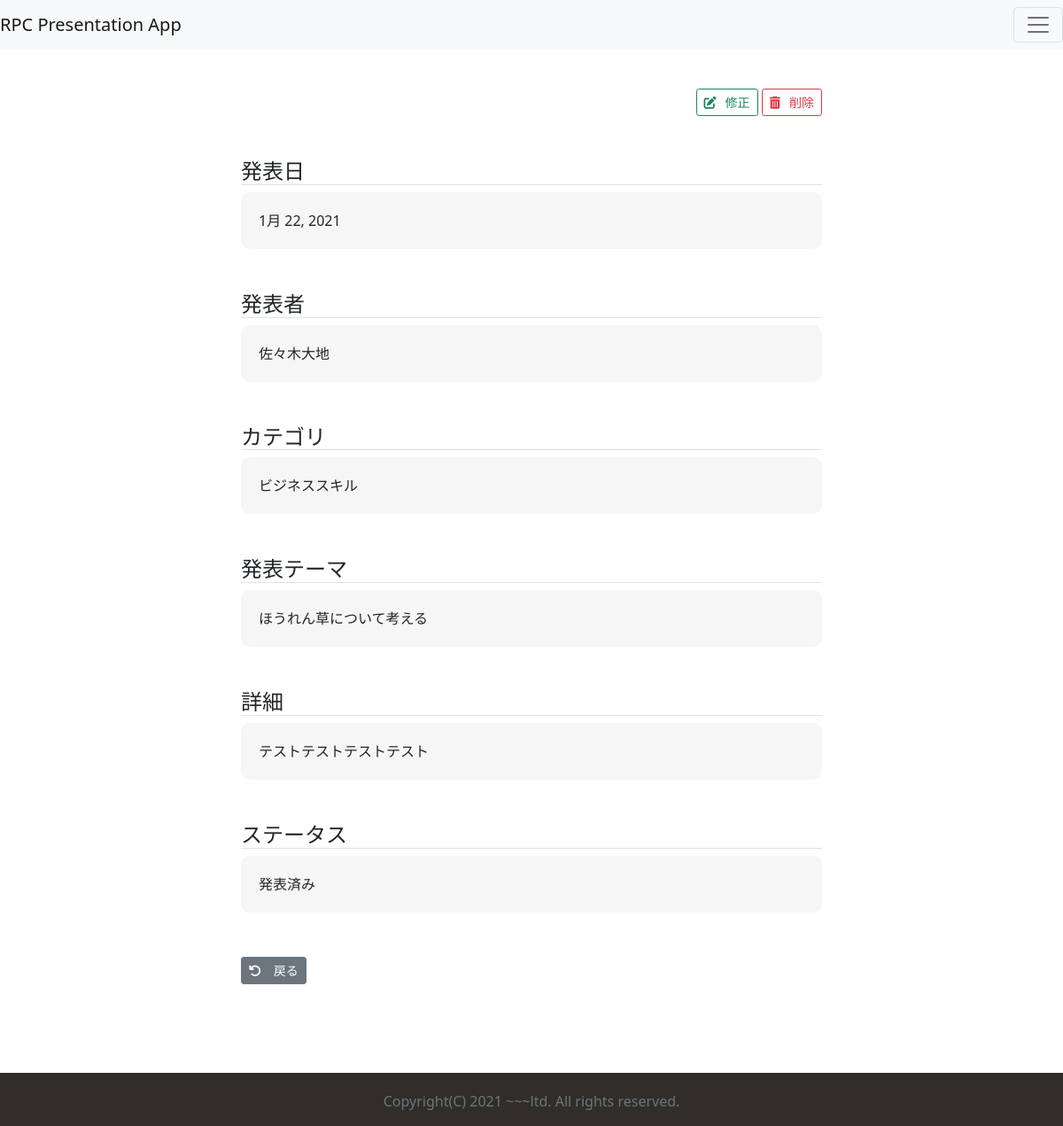
Page /detail/19 on the committed database.
### jiyukenkyu_app/models.py (models this page shows, shortened)
class Presentation(models.Model):
    CHOICES = (
        (1, '技術系'),
        (2, '業務系'),
        (3, 'ビジネススキル'),
        (4, 'その他'),
    )
    presenter = models.CharField(max_length=20)
    theme = models.CharField(max_length=30)
    category = models.IntegerField(null=True, blank=True, choices=CHOICES)
    detail = models.TextField()
    presented_at = models.DateField()
    is_presented = models.BooleanField(default=True)
    created_at = models.DateTimeField(auto_now_add=True)
    updated_at = models.DateTimeField(auto_now=True)

### jiyukenkyu_app/views.py (the view)
# urls.py: path('detail/<int:pk>', views.Detail.as_view(), name='detail'),
class Detail(DetailView):
    model = Presentation
    template_name = 'detail.html'
    def get_context_data(self, **kwargs):
        context = super().get_context_data(**kwargs)
        context.update(common_label(self))
        return context

### jiyukenkyu_app/views.py (called while the page is built)
def common_label(self):
    context = {}
    context['presented_at_label'] = '発表日'
    context['presenter_label'] = '発表者'
    context['category_label'] = 'カテゴリ'
    context['theme_label'] = '発表テーマ'
    context['detail_label'] = '詳細'
    context['status_label'] = 'ステータス'
    context['before_presentation'] = '発表前'
    context['after_presentation'] = '発表済み'
    context['list_btn'] = '発表リスト'
    context['add_btn'] = '発表を追加する'
    context['detail_btn'] = '詳細'
    context['modify_btn'] = '修正'
    context['delete_btn'] = '削除'
    context['back_btn'] = '戻る'
    return context

### jiyukenkyu_app/templates/detail.html
{% extends 'common.html' %}
{% block content %}
<div class="detail container">
    <div class="link-wrap">
        <a href="{% url 'app:update' object.id %}" class="btn btn-outline-success btn-sm"><i class="fas fa-edit"></i>{{modify_btn}}</a>
        <a href="{% url 'app:delete' object.id %}" class="btn btn-outline-danger btn-sm"><i class="fas fa-trash-alt"></i>{{delete_btn}}</a>
    </div>
    <h4 class="mt-5 border-bottom">
        {{presented_at_label}}
    </h4>
    <div class="detail-value">
        {{object.presented_at}}
    </div>
    <h4 class="mt-5 border-bottom">
        {{presenter_label}}
    </h4>
    <div class="detail-value">
        {{object.presenter}}
    </div>
    <h4 class="mt-5 border-bottom">
        {{category_label}}
    </h4>
    <div class="detail-value">
        {{object.get_category_display}}
    </div>
    <h4 class="mt-5 border-bottom">
        {{theme_label}}
    </h4>
    <div class="detail-value">
        {{object.theme}}
    </div>
    <h4 class="mt-5 border-bottom">
        {{detail_label}}
    </h4>
    <div class="detail-value">
        {{object.detail}}
    </div>
    <h4 class="mt-5 border-bottom">
        {{status_label}}
    </h4>
    <div class="detail-value">
        {% if obj.is_presented %}
        <div class="before_presentation">
            {{before_presentation}}
        </div>
        {% else %}
        <div class="after_presentation">
            {{after_presentation}}
        </div>
        {% endif %}
    </div>
    <a href="{% url 'app:list' %}" class="btn btn-secondary btn-sm back-btn">
        <i class="fas fa-undo"></i>
        {{back_btn}}
    </a>
{% endblock %}

### jiyukenkyu_app/static/css/common.css (style rules this page uses)
.container, .container-lg, .container-md, .container-sm { max-width: 700px; }
html { position: relative; min-height: 100%; }
body { margin-bottom: 60px; }
.container { width: auto; max-width: 680px; }
.fas { margin-right: 10px; }
.link-wrap { text-align: right; }
.detail-value { background: #f6f6f6; min-height: 3em; overflow-wrap: break-word; padding: 20px; border-radius: 10px; }
.back-btn { margin-top: 50px; }

### rows in the picture
Presentation: presented_at "1月 22, 2021", presenter "佐々木大地", category "ビジネススキル", theme "ほうれん草について考える", detail "テストテストテストテスト"

### other values in the picture
{{ modify_btn }} "修正"
{{ delete_btn }} "削除"
{{ presented_at_label }} "発表日"
{{ presenter_label }} "発表者"
{{ category_label }} "カテゴリ"
{{ theme_label }} "発表テーマ"
{{ detail_label }} "詳細"
{{ status_label }} "ステータス"
{{ after_presentation }} "発表済み"
{{ back_btn }} "戻る"
